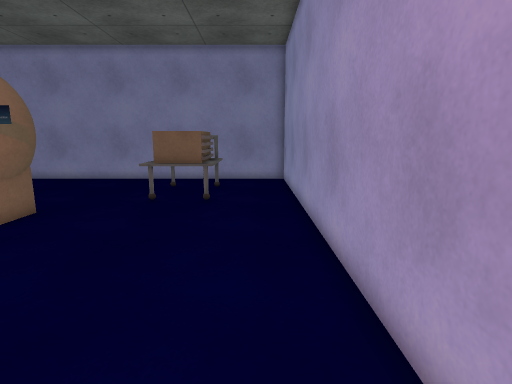
view 1 (above)

20 first-person views from a walk through a 3-D level made in the Unity game engine. The camera is 1.3 m above the floor, tilts 10° down and sees 80° across. The floor is counted in squares, 0.5 m on a side. Each view is taken from the middle of a square. On the plan, view 1 faces up. The plan holds only what a view shows up to about 20 squares ahead; the rest is blank. The place goes on beyond the plan. The player is left out. Door leaves are left out, so doorways stand open. Some surface patterns are stand-ins.

view 2
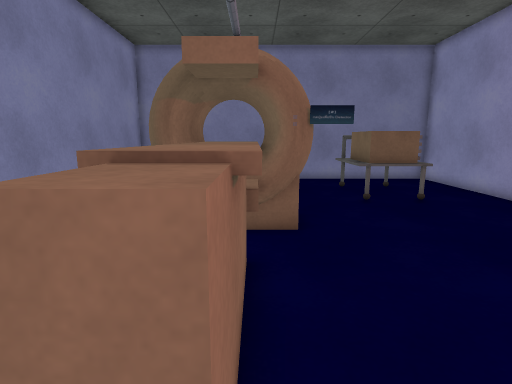

view 3
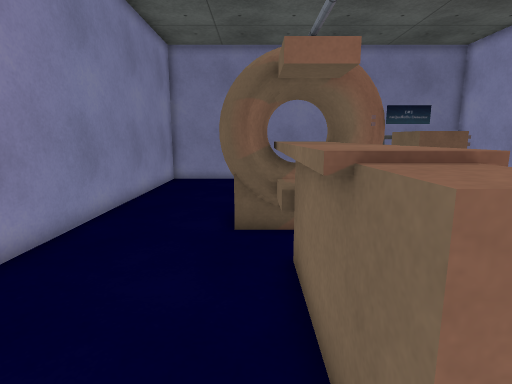

view 4
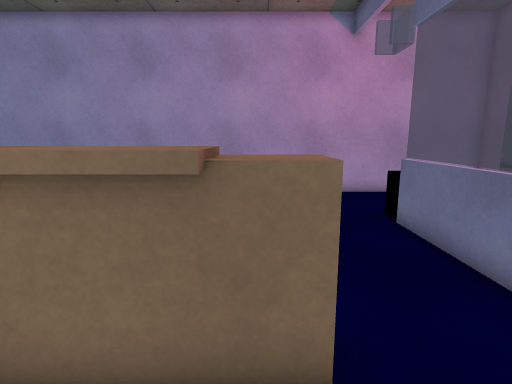

view 5
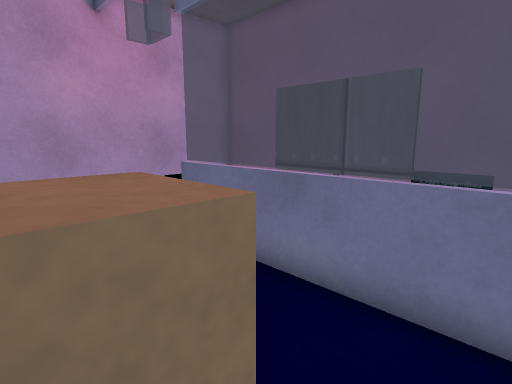

view 6
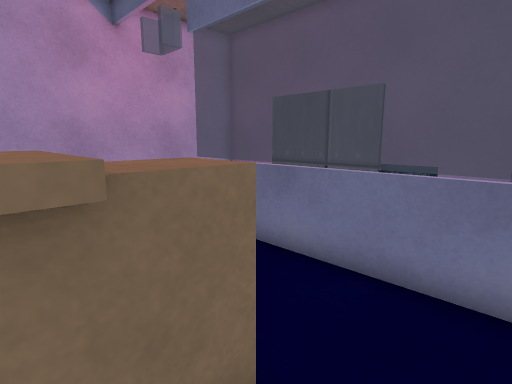

view 7
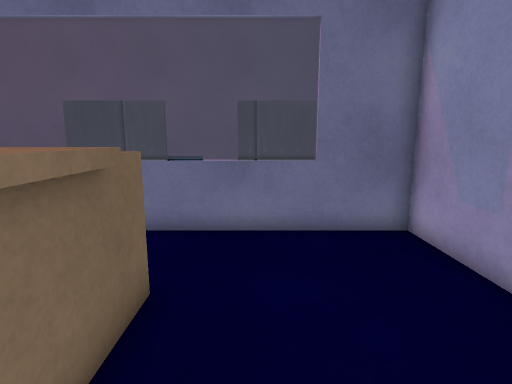

view 8
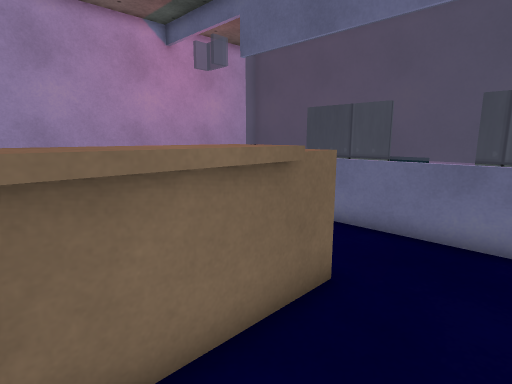

view 9
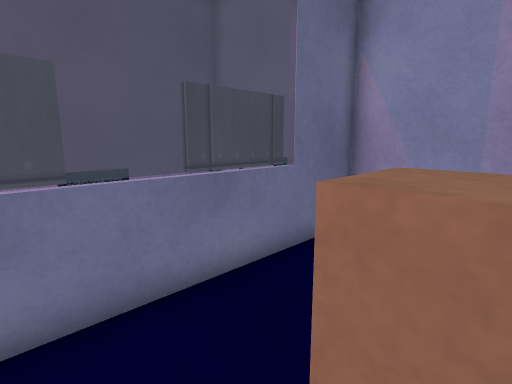

view 10
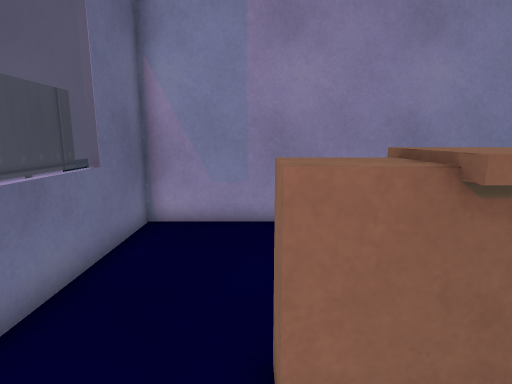

view 11
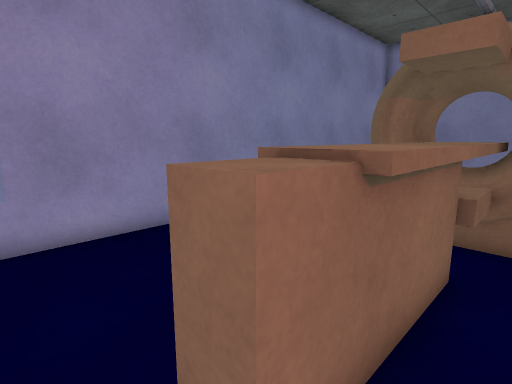

view 12
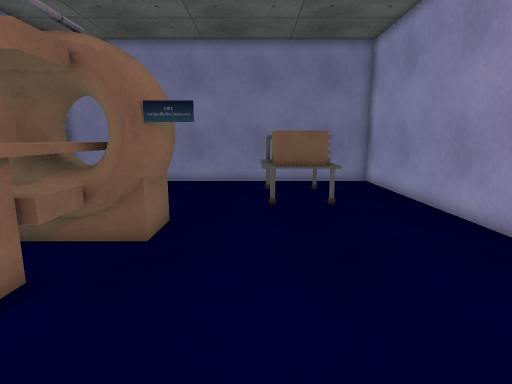

view 13
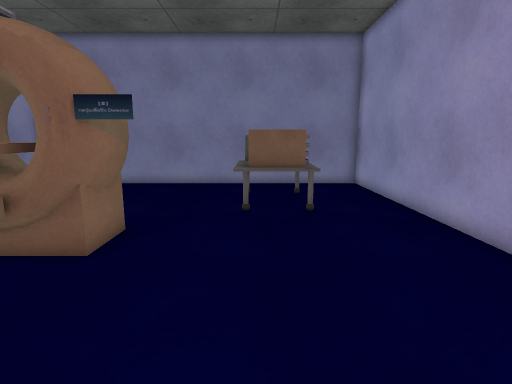

view 14
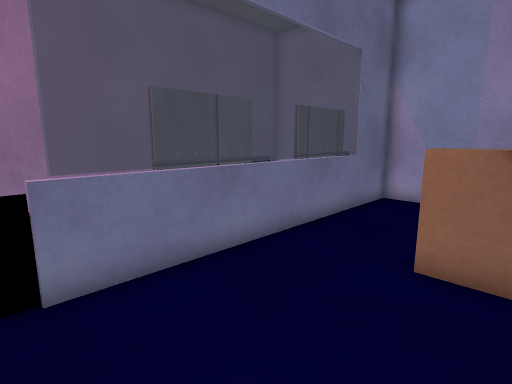

view 15
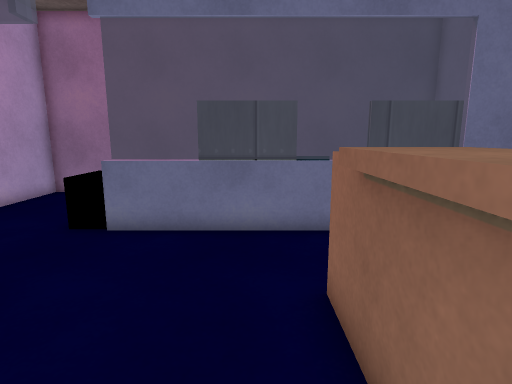

view 16
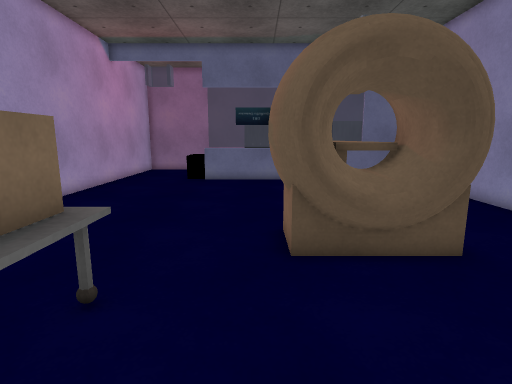

view 17
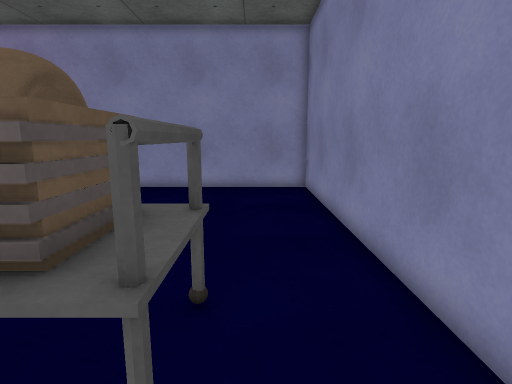

view 18
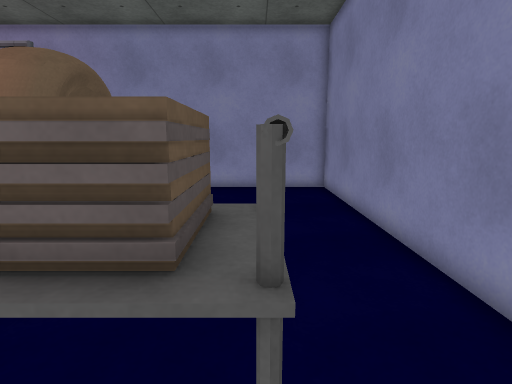

view 19
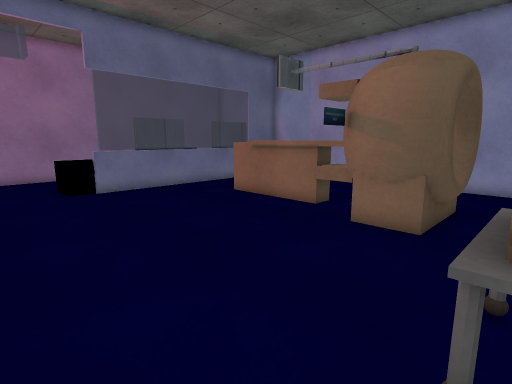

view 20
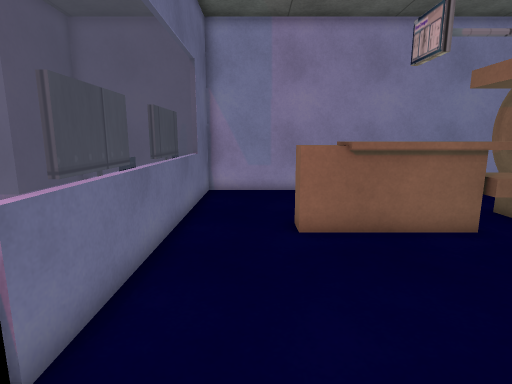

### Floor plan
Key: @ floor where view 1 was taken; # wall or solid block; . floor; D open door; = window, fence, low wall or low ledge; ^ raised ledge.
Columns run from 16 left of view 1 to 2 right of it. Each row starts with its distance up from view 1.
 20 ###################
 19 #                 #
 18 #                 #
 17 #        .      . #
 16 #          =..# . #
 15 #          ^^^.   #
 14 #          ^^^.   #
 13 #          ^^^.  .#
 12 #          .=.=   #
 11 #   ##==#         #
 10 #   ##^###        #
  9 #   ######        #
  8 #   ######        #
  7 #     #=          #
  6 #  .. ^^.         #
  5 #     ^^          #
  4 #     ^^          #
  3 #   . ^^     .    #
  2 #  ...^^.   .     #
  1 #   ..^. . .      #
  0 #    . ..      .@ #
 -1 #  ..             #
 -2 ###=========DDDDDDD
 -3 ^^^^^^^^^^^^DDDDDDD
 -4 ^^^^^^^^^^^       #
 -5 #                 #
 -6 #                 #
 -7 #                 #
 -8 #                 #
 -9 ###################

Positions as (right, up) in squares from view 1, and headings:
1: (0, 0), facing up
2: (-9, 0), facing up
3: (-11, 0), facing up
4: (-13, 2), facing right
5: (-11, 2), facing down-right
6: (-12, 3), facing down-right
7: (-12, 6), facing down
8: (-13, 6), facing down-right
9: (-8, 2), facing down-left
10: (-7, 1), facing left
11: (-8, 0), facing up-left
12: (-5, 1), facing up
13: (-4, 2), facing up
14: (-3, 3), facing down-left
15: (-8, 6), facing down
16: (-7, 17), facing down
17: (0, 17), facing left
18: (0, 16), facing left
19: (1, 13), facing down-left
20: (-1, 0), facing left
